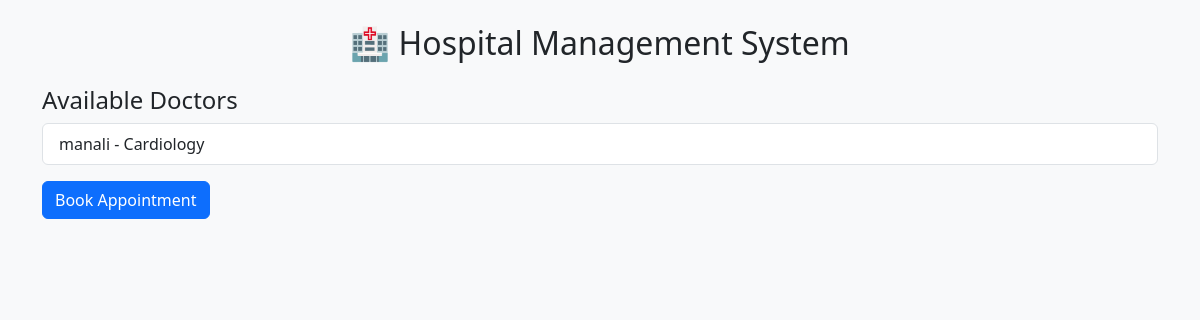
Page /home/ on the earlier database version.
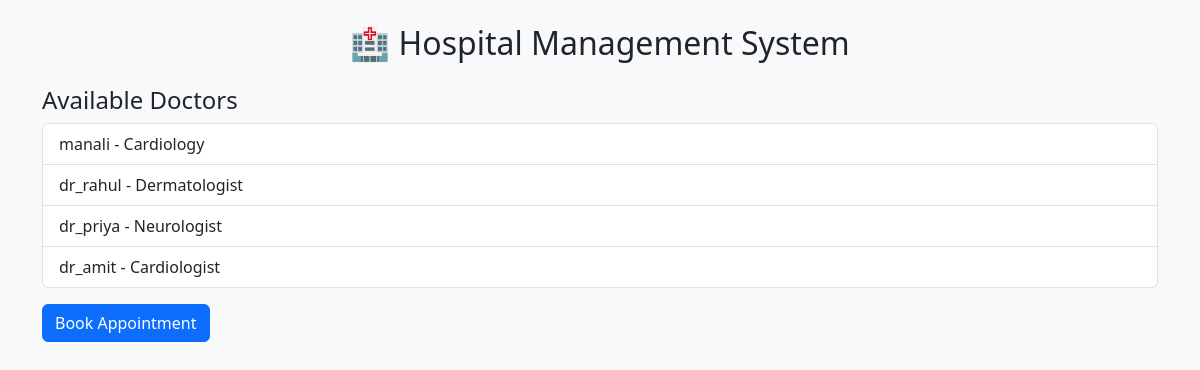
Same page on the later database version.
### myapp/models.py (models this page shows, shortened)
class Doctor(models.Model):
    user = models.OneToOneField(User, on_delete=models.CASCADE)
    specialization = models.CharField(max_length=100)
    phone = models.CharField(max_length=15)

### myapp/views.py (the view)
# urls.py: 2. Add a URL to urlpatterns:  path('', views.home, name='home')
def home(request):
    doctors = Doctor.objects.all()
    return render(request, 'myapp/home.html', {'doctors': doctors})

### templates/myapp/home.html (shortened to what this page needs)
<!DOCTYPE html>
<html>
<head>
    <link href="https://cdn.jsdelivr.net/npm/bootstrap@5.3.0/dist/css/bootstrap.min.css" rel="stylesheet">
</head>
<body class="bg-light">
<div class="container mt-4">
    <h2 class="text-center">🏥 Hospital Management System</h2>
    <h4 class="mt-4">Available Doctors</h4>
    <ul class="list-group">
        {% for doctor in doctors %}
        <li class="list-group-item">
            {{ doctor.user.username }} - {{ doctor.specialization }}
        </li>
        {% endfor %}
    </ul>
    <a href="/book/" class="btn btn-primary mt-3">Book Appointment</a>
</div>
</body>
</html>

Differences in the rows shown:
added Doctor: user.username "dr_rahul", specialization "Dermatologist"
added Doctor: user.username "dr_priya", specialization "Neurologist"
added Doctor: user.username "dr_amit", specialization "Cardiologist"
